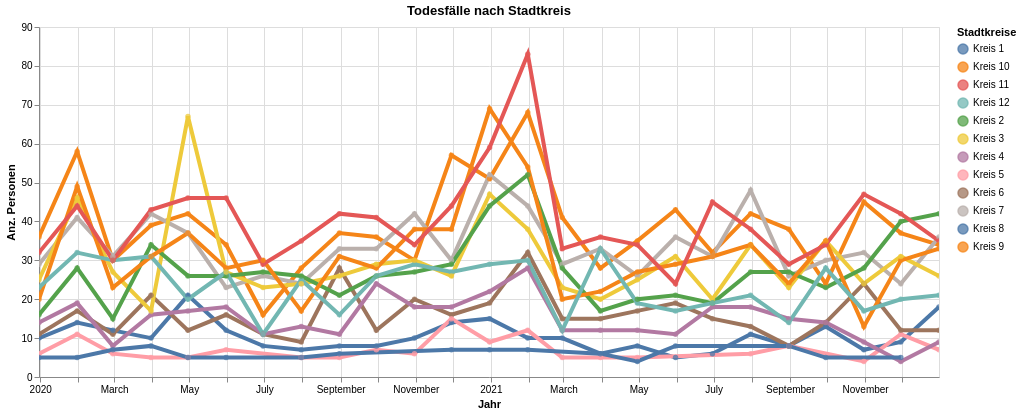

Notebook code for this chart:
### Code cell
myTitle ="Todesfälle nach Stadtkreis"
highlight = alt.selection(type='single', on='mouseover',
                          fields=['KreisLang'], nearest=True)
#x='date:StichtagDatJahr',
base = alt.Chart(myAgg.loc["2019-12-31":"2021-12-31"].reset_index().query('sum_WBev>3'), title=myTitle).encode(
    x=alt.X('StichtagDat', axis=alt.Axis(title='Jahr'))# , axis=alt.Axis(format='%', title='percentage')
    , y=alt.X('sum_WBev', axis=alt.Axis(title='Anz. Personen'))
    , color=alt.Color('KreisLang', legend=alt.Legend(title="Stadtkreise", orient="right"))  
    ,tooltip=['StichtagDat', 'KreisLang', 'sum_WBev']    
)
points = base.mark_circle().encode(
    opacity=alt.value(0.75)
).add_selection(
    highlight
).properties(
    width=900 , height=350
)
lines = base.mark_line().encode(
    size=alt.condition(~highlight, alt.value(0.5), alt.value(4))
).interactive()

lines + points

### Figure 1 — Vega-Lite specification as saved in the notebook (floating-point values rounded to 4 significant figures; data arrays with more than 128 entries replaced by an {"elided": "..."} marker saying what was removed)
{"config": {"view": {"continuousWidth": 400, "continuousHeight": 300}}, "layer": [{"mark": "line", "encoding": {"color": {"type": "nominal", "field": "KreisLang", "legend": {"orient": "right", "title": "Stadtkreise"}}, "size": {"condition": {"value": 0.5, "selection": {"not": "selector021"}}, "value": 4}, "tooltip": [{"type": "temporal", "field": "StichtagDat"}, {"type": "nominal", "field": "KreisLang"}, {"type": "quantitative", "field": "sum_WBev"}], "x": {"type": "temporal", "axis": {"title": "Jahr"}, "field": "StichtagDat"}, "y": {"type": "quantitative", "axis": {"title": "Anz. Personen"}, "field": "sum_WBev"}}, "selection": {"selector022": {"type": "interval", "bind": "scales", "encodings": ["x", "y"]}}, "title": "Todesfälle nach Stadtkreis"}, {"mark": "circle", "encoding": {"color": {"type": "nominal", "field": "KreisLang", "legend": {"orient": "right", "title": "Stadtkreise"}}, "opacity": {"value": 0.75}, "tooltip": [{"type": "temporal", "field": "StichtagDat"}, {"type": "nominal", "field": "KreisLang"}, {"type": "quantitative", "field": "sum_WBev"}], "x": {"type": "temporal", "axis": {"title": "Jahr"}, "field": "StichtagDat"}, "y": {"type": "quantitative", "axis": {"title": "Anz. Personen"}, "field": "sum_WBev"}}, "height": 350, "selection": {"selector021": {"type": "single", "on": "mouseover", "fields": ["KreisLang"], "nearest": true}}, "title": "Todesfälle nach Stadtkreis", "width": 900}], "data": {"name": "data-2eea8194b93df9e62b47baa2238ae275"}, "$schema": "https://vega.github.io/schema/vega-lite/v4.8.1.json", "datasets": {"data-2eea8194b93df9e62b47baa2238ae275": {"elided": "288 records"}}}
